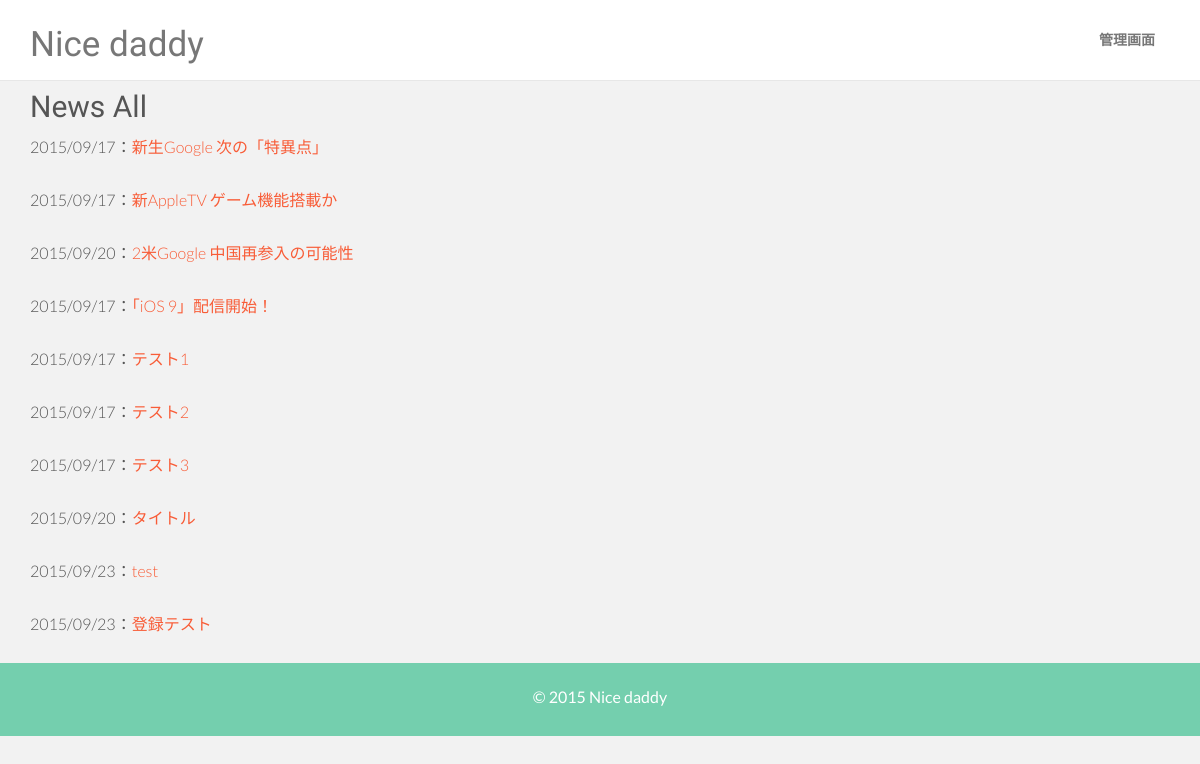
Page /news.php on the committed database.
### tables this page shows
CREATE TABLE IF NOT EXISTS `news` (
  `news_id` int(11) NOT NULL,
  `category_id` int(10) NOT NULL DEFAULT '1',
  `news_title` varchar(64) NOT NULL,
  `news_detail` varchar(1024) NOT NULL,
  `show_flg` int(11) NOT NULL,
  `author` varchar(12) NOT NULL,
  `create_date` datetime NOT NULL,
  `update_date` datetime NOT NULL
);

### news.php (the view, shortened to what this page needs)
<?php
    include("header.php");
    if (isset($_GET["id"])){
        $news_id = $_GET["id"];
        $pdo = new PDO("mysql:host=localhost;dbname=cs_academy;charset=utf8", "root", "");
        $sql = "SELECT * FROM news where news_id = $news_id";
        $stmt = $pdo->prepare($sql);
        $stmt->execute();
        $results = $stmt->fetchAll(PDO::FETCH_ASSOC);
        foreach($results as $row) {
            $update_date = $row["update_date"];
            $news_title = $row["news_title"];
            $news_detail = $row["news_detail"];
        }
    } else {
        $pdo = new PDO("mysql:host=localhost;dbname=cs_academy;charset=utf8", "root", "");
        $sql = "SELECT * FROM news where show_flg = 1";
        $stmt = $pdo->prepare($sql);
        $stmt->execute();
        $results = $stmt->fetchAll(PDO::FETCH_ASSOC);
    }
?>
<div class="container">
        <?php
            if (isset($_GET["id"])){
                echo '<h2>' .$news_title. '<small> [';
                echo date('Y/m/d', strtotime($update_date)). ']</small></h2>';
                echo "<p>" .$news_detail. "</p>";
                echo '<p class="text-right"><a href="news.php"> ニュース一覧</a></p>';
            } else{
                echo '<h2>News All</h2>';
                foreach($results as $row) {
                    $l_id = $row["news_id"];
                    $news_title = $row["news_title"];
                    $update_date = $row["update_date"];
                    echo '<p>';
                    echo date('Y/m/d', strtotime($update_date)). '：';
                    echo '<a href="news.php?id=' .$l_id. '">';
                    echo mb_substr($news_title, 0, 40) . '</a></p>';
                }
            }
        ?>
</div>
<?php include("footer.php"); ?>

### css/main.css (style rules this page uses)
body { background-color: #f2f2f2; font-family: "Lato"; font-weight: 300; font-size: 16px; color: #555; -webkit-font-smoothing: antialiased; -webkit-overflow-scrolling: touch; margin-top: 70px; }
h1, h2, h3, h4, h5, h6 { font-family: "Raleway"; font-weight: 300; }
p { line-height: 28px; margin-bottom: 25px; }
a { color: #f85c37; word-wrap: break-word; -webkit-transition: color 0.1s ease-in, background 0.1s ease-in; -moz-transition: color 0.1s ease-in, background 0.1s ease-in; -ms-transition: color 0.1s ease-in, background 0.1s ease-in; -o-transition: color 0.1s ease-in, background 0.1s ease-in; transition: color 0.1s ease-in, background 0.1s ease-in; }
a:before, a:after { -webkit-transition: color 0.1s ease-in, background 0.1s ease-in; -moz-transition: color 0.1s ease-in, background 0.1s ease-in; -ms-transition: color 0.1s ease-in, background 0.1s ease-in; -o-transition: color 0.1s ease-in, background 0.1s ease-in; transition: color 0.1s ease-in, background 0.1s ease-in; }

### rows in the picture
news: update_date "2015/09/17", news_title "新生Google 次の「特異点」"
news: update_date "2015/09/17", news_title "新AppleTV ゲーム機能搭載か"
news: update_date "2015/09/20", news_title "2米Google 中国再参入の可能性"
news: update_date "2015/09/17", news_title "「iOS 9」配信開始！"
news: update_date "2015/09/17", news_title "テスト1"
news: update_date "2015/09/17", news_title "テスト2"
news: update_date "2015/09/17", news_title "テスト3"
news: update_date "2015/09/20", news_title "タイトル"
news: update_date "2015/09/23", news_title "test"
news: update_date "2015/09/23", news_title "登録テスト"
